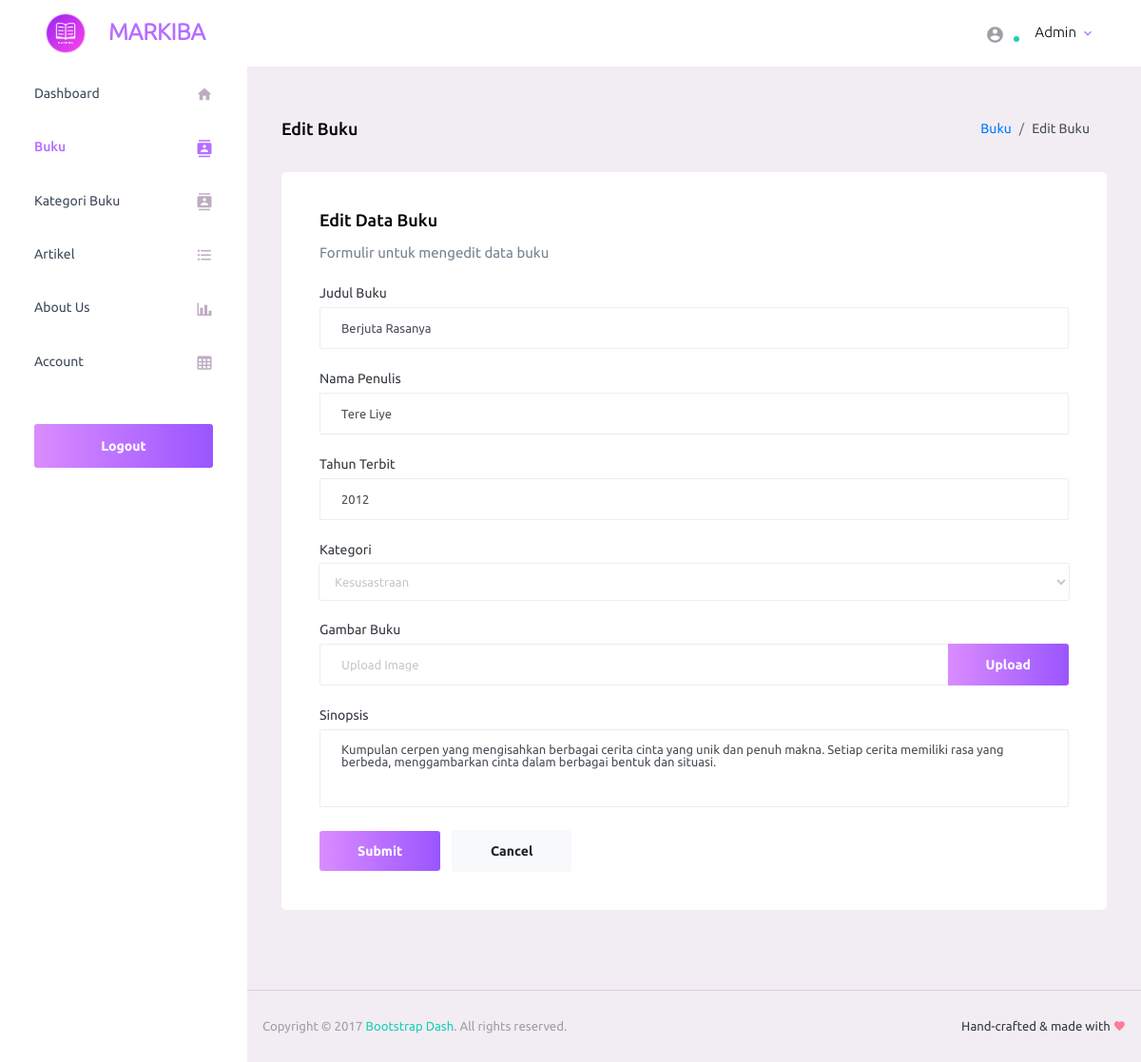
The page /pages/buku/edit_buku.php?id=2013 (signed in) on the database its author committed.
### tables this page shows
CREATE TABLE `buku` (
  `id_buku` int NOT NULL,
  `id_kategori` int NOT NULL,
  `jenis_buku` varchar(50) NOT NULL,
  `judul_buku` varchar(30) NOT NULL,
  `nama_penulis` varchar(30) NOT NULL,
  `tahun_terbit` varchar(5) NOT NULL,
  `gambar` longblob NOT NULL,
  `sinopsis` text NOT NULL,
  `klasifikasi` int NOT NULL,
  `ISBN` text NOT NULL
);

### pages/buku/edit_buku.php (the view, shortened to what this page needs)
<?php
if (isset($_GET['id'])) {
    $id_buku = $_GET['id'];
    include '../../../koneksi.php';
    $sql = "SELECT * FROM buku WHERE id_buku = $id_buku";
    $result = mysqli_query($conn, $sql);
    if ($result) {
        $row = mysqli_fetch_assoc($result);
    } else {
        echo "Error: " . mysqli_error($conn);
        exit();
    }
}
else {
    header("Location: account.php");
    exit();
}
?>
<!DOCTYPE html>
<html lang="en">
<head>
  <link rel="stylesheet" href="../../vendors/iconfonts/mdi/css/materialdesignicons.min.css">
  <link rel="stylesheet" href="../../vendors/css/vendor.bundle.base.css">
  <link rel="stylesheet" href="../../css/style.css">
</head>
<body>
  <div class="container-scroller">
    <nav class="navbar default-layout-navbar col-lg-12 col-12 p-0 fixed-top d-flex flex-row">
      <div class="text-center navbar-brand-wrapper d-flex align-items-center justify-content-center">
        <a class="navbar-brand brand-logo" href="index.php"><img src="../../images/Markiba.png" alt="logo" style="width: 50px; height: 50px; margin-right:20px"/><span class="text-primary" style="font-weight: bold">MARKIBA<span></a>
      </div>
      <div class="navbar-menu-wrapper d-flex align-items-stretch">
        <ul class="navbar-nav navbar-nav-right">
          <li class="nav-item nav-profile dropdown">
            <a class="nav-link dropdown-toggle" id="profileDropdown" href="#" data-toggle="dropdown" aria-expanded="false">
              <div class="nav-profile-img">
                <i class="mdi mdi-account-circle"></i>
                <span class="availability-status online"></span>
              </div>
              <div class="nav-profile-text">
                <p class="mb-1 text-black">Admin</p>
              </div>
            </a>
          </li>
        </ul>
      </div>
    </nav>
    <div class="container-fluid page-body-wrapper">
      <nav class="sidebar sidebar-offcanvas" id="sidebar">
        <ul class="nav">
          <li class="nav-item">
            <a class="nav-link" href="../../index.php">
              <span class="menu-title">Dashboard</span>
              <i class="mdi mdi-home menu-icon"></i>
            </a>
          </li>
          <li class="nav-item active">
            <a class="nav-link" href="buku.php">
              <span class="menu-title">Buku</span>
              <i class="mdi mdi-contacts menu-icon"></i>
            </a>
          </li>
          <li class="nav-item">
            <a class="nav-link" href="../kategori/kategori.php">
              <span class="menu-title">Kategori Buku</span>
              <i class="mdi mdi-contacts menu-icon"></i>
            </a>
          </li>
          <li class="nav-item">
            <a class="nav-link" href="../artikel/artikel.php">
              <span class="menu-title">Artikel</span>
              <i class="mdi mdi-format-list-bulleted menu-icon"></i>
            </a>
          </li>
          <li class="nav-item">
            <a class="nav-link" href="../about/about.php">
              <span class="menu-title">About Us</span>
              <i class="mdi mdi-chart-bar menu-icon"></i>
            </a>
          </li>
          <li class="nav-item">
            <a class="nav-link" href="../account/account.php">
              <span class="menu-title">Account</span>
              <i class="mdi mdi-table-large menu-icon"></i>
            </a>
          </li>
          <li class="nav-item sidebar-actions">
            <span class="nav-link">
              <a class="btn btn-block btn-lg btn-gradient-primary mt-1" href="../auth/process_logout.php">Logout</a>
            </span>
          </li>
        </ul>
      </nav>
      <div class="main-panel">
        <div class="content-wrapper">
          <div class="page-header">
            <h3 class="page-title">
              Edit Buku
            </h3>
            <nav aria-label="breadcrumb">
              <ol class="breadcrumb">
                <li class="breadcrumb-item"><a href="#">Buku</a></li>
                <li class="breadcrumb-item active" aria-current="page">Edit Buku</li>
              </ol>
            </nav>
          </div>
          <div class="row">
            <div class="col-12 grid-margin stretch-card">
                <div class="card">
                    <div class="card-body">
                        <h4 class="card-title">Edit Data Buku</h4>
                        <p class="card-description">
                            Formulir untuk mengedit data buku
                        </p>
                        <form action="proses_edit_buku.php" method="post" enctype="multipart/form-data">
                            <div class="form-group">
                                <label for="judul_buku">Judul Buku</label>
                                <input type="text" class="form-control" id="judul_buku" name="judul_buku" placeholder="Judul Buku" required value="<?php echo $row['judul_buku']; ?>">
                            </div>
                            <div class="form-group">
                                <label for="nama_penulis">Nama Penulis</label>
                                <input type="text" class="form-control" id="nama_penulis" name="nama_penulis" placeholder="Nama Penulis" required value="<?php echo $row['nama_penulis']; ?>">
                            </div>
                            <div class="form-group">
                                <label for="tahun_terbit">Tahun Terbit</label>
                                <input type="text" class="form-control" id="tahun_terbit" name="tahun_terbit" placeholder="Tahun Terbit" required value="<?php echo $row['tahun_terbit']; ?>">
                            </div>
                            <div class="form-group">
                                <label for="id_kategori">Kategori</label>
                                <select class="form-control" id="id_kategori" name="id_kategori" required>
                                    <?php
                                    include '../../../koneksi.php';
                                    $sql_kategori = "SELECT id_kategori, nama_kategori FROM kategori";
                                    $result_kategori = mysqli_query($conn, $sql_kategori);
                                    while ($row_kategori = mysqli_fetch_assoc($result_kategori)) {
                                        $selected = ($row_kategori['id_kategori'] == $row['id_kategori']) ? 'selected' : '';
                                        echo "<option value='" . $row_kategori['id_kategori'] . "' $selected>" . $row_kategori['nama_kategori'] . "</option>";
                                    }
                                    ?>
                                </select>
                            </div>
                            <div class="form-group">
                                <label for="gambar">Gambar Buku</label>
                                <div class="input-group col-xs-12">
                                    <input type="text" class="form-control file-upload-info" disabled placeholder="Upload Image">
                                    <span class="input-group-append">
                                        <button class="file-upload-browse btn btn-gradient-primary" type="button">Upload</button>
                                    </span>
                                </div>
                            </div>
                            <div class="form-group">
                                <label for="sinopsis">Sinopsis</label>
                                <textarea class="form-control" id="sinopsis" name="sinopsis" rows="4" required><?php echo $row['sinopsis']; ?></textarea>
                            </div>
                            <button type="submit" class="btn btn-gradient-primary mr-2">Submit</button>
                            <a href="buku.php" class="btn btn-light">Cancel</a>
                        </form>
                    </div>
                </div>
            </div>
          </div>
        </div>
        <footer class="footer">
          <div class="d-sm-flex justify-content-center justify-content-sm-between">
            <span class="text-muted text-center text-sm-left d-block d-sm-inline-block">Copyright © 2017 <a href="https://www.bootstrapdash.com/" target="_blank">Bootstrap Dash</a>. All rights reserved.</span>
            <span class="float-none float-sm-right d-block mt-1 mt-sm-0 text-center">Hand-crafted & made with <i class="mdi mdi-heart text-danger"></i></span>
          </div>
        </footer>
      </div>
    </div>
  </div>
</body>
</html>

### rows shown on the page
buku: judul_buku "Berjuta Rasanya", nama_penulis "Tere Liye", tahun_terbit "2012", sinopsis "Kumpulan cerpen yang mengisahkan berbagai cerita cinta yang unik dan penuh makna. Setiap cerita memiliki rasa yang berbeda, menggambarkan cinta dalam berbagai bentuk dan situasi."

### other values the page prints
form field id_kategori "Kesusastraan"
